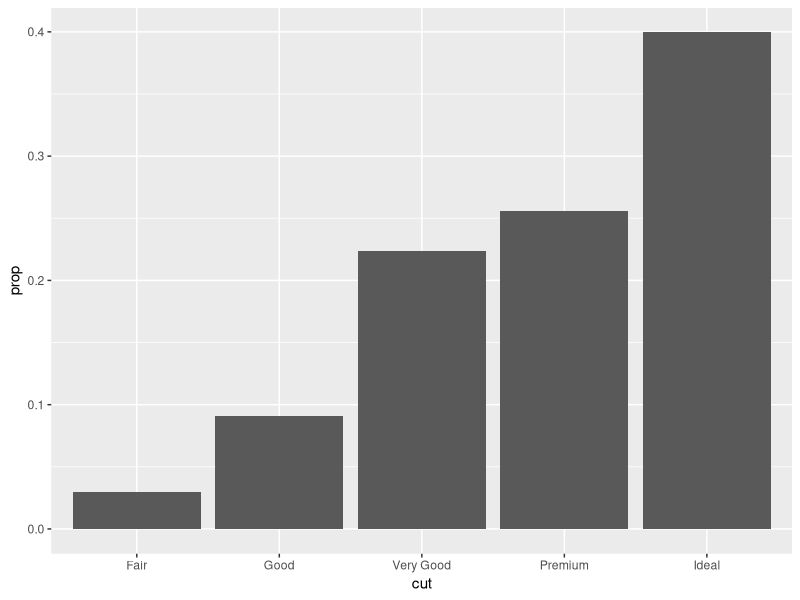
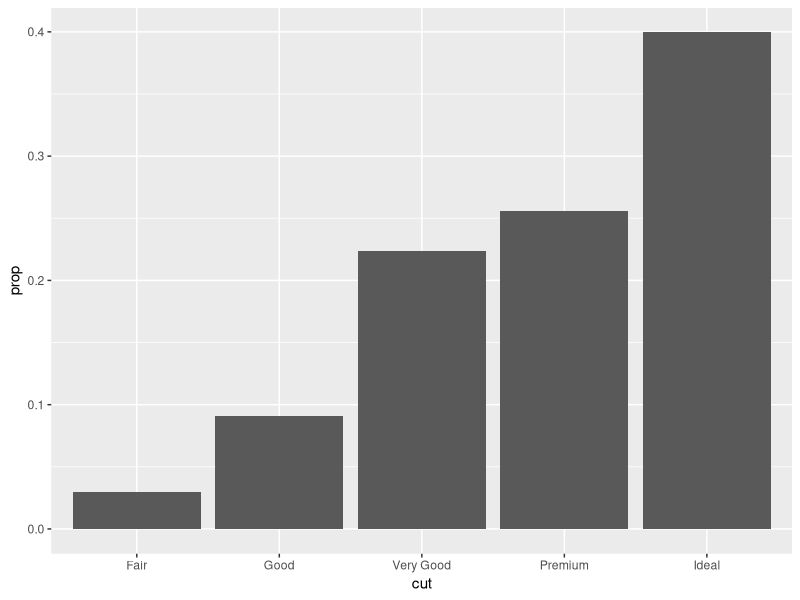

Here is the R script that generated these plots, in order:
library(tidyverse)

ggplot(data = diamonds) + 
  geom_bar(mapping = aes(x = cut, y = stat(prop), group = 1))

ggsave("data-visualization/figs/geom_smooth-basic.png")
